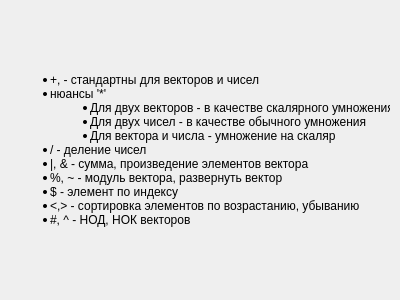
<?xml version="1.0" encoding="UTF-8"?>
<ui version="4.0">
 <class>OpInfo</class>
 <widget class="QDialog" name="OpInfo">
  <property name="geometry">
   <rect>
    <x>0</x>
    <y>0</y>
    <width>400</width>
    <height>300</height>
   </rect>
  </property>
  <property name="minimumSize">
   <size>
    <width>400</width>
    <height>300</height>
   </size>
  </property>
  <property name="maximumSize">
   <size>
    <width>400</width>
    <height>300</height>
   </size>
  </property>
  <property name="windowTitle">
   <string>Справка по операциям</string>
  </property>
  <property name="windowIcon">
   <iconset theme="QIcon::ThemeIcon::DialogQuestion"/>
  </property>
  <widget class="QLabel" name="label">
   <property name="geometry">
    <rect>
     <x>10</x>
     <y>10</y>
     <width>380</width>
     <height>280</height>
    </rect>
   </property>
   <property name="text">
    <string>&lt;html&gt;
&lt;head/&gt;
&lt;body&gt;
&lt;style&gt;
li:first-child {
margin-left: 10px;
}

li:nth-child(2) {
margin-left: 20px;
}
&lt;/style&gt;
&lt;ul&gt;
&lt;li&gt;+, - стандартны для векторов и чисел&lt;/li&gt;
&lt;li&gt;нюансы '*'
&lt;ul&gt;
&lt;li&gt;Для двух векторов - в качестве скалярного умножения&lt;/li&gt;
&lt;li&gt;Для двух чисел - в качестве обычного умножения&lt;/li&gt;
&lt;li&gt;Для вектора и числа - умножение на скаляр&lt;/li&gt;
&lt;/ul&gt;
&lt;/li&gt;
&lt;li&gt;/ - деление чисел&lt;/li&gt;
&lt;li&gt;|, &amp;#38; -  сумма, произведение элементов вектора&lt;/li&gt;
&lt;li&gt;%, ~ - модуль вектора, развернуть вектор&lt;/li&gt;
&lt;li&gt;$ - элемент по индексу&lt;/li&gt;
&lt;li&gt;&amp;lt;,&amp;gt;  - сортировка элементов по возрастанию, убыванию&lt;/li&gt;
&lt;li&gt;#, ^ - НОД, НОК векторов&lt;/li&gt;

&lt;/ul&gt;
&lt;/body&gt;
&lt;/html&gt;</string>
   </property>
  </widget>
 </widget>
 <resources/>
 <connections/>
</ui>
